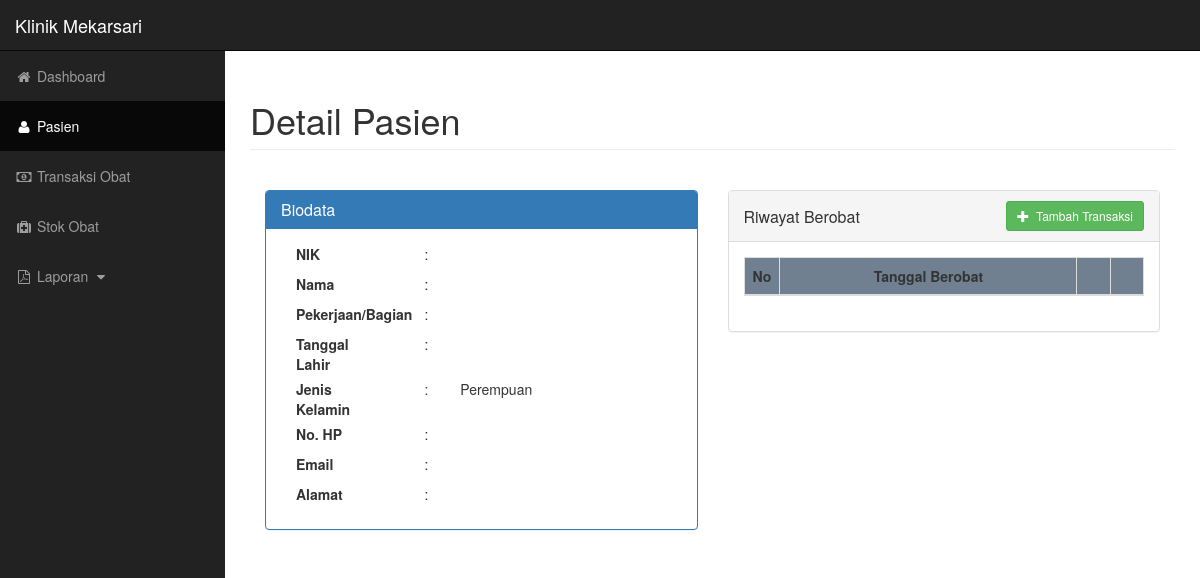
Page /detail.php on the earlier database version.
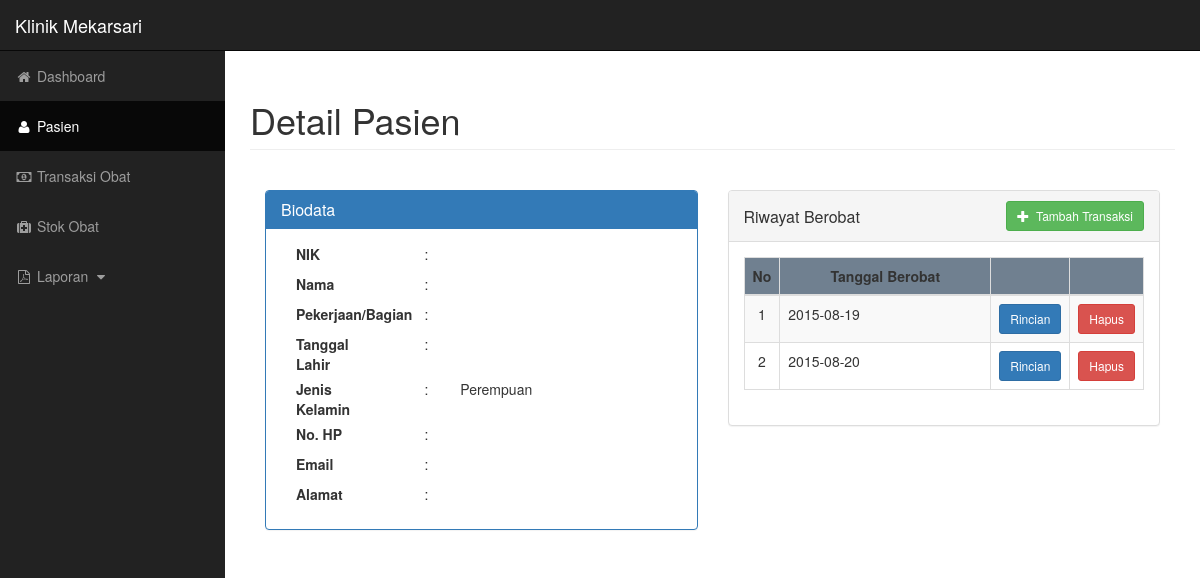
Same page on the later database version.
### tables this page shows
CREATE TABLE IF NOT EXISTS `tpa_pasien` (
  `tpa_id` int(11) NOT NULL,
  `tpa_tanggal_berobat` date NOT NULL,
  `tpa_me_id` int(11) NOT NULL,
  `tpa_mp_id` int(11) NOT NULL
);

### detail.php (the view, shortened to what the changed rows need)
<!DOCTYPE html>
<html lang="en">
<?php
	$mep_id = $_GET['id'];
	$query = mysql_query("select * from m_employee where me_mep_id = '$mep_id'");
	$row = mysql_fetch_array($query);
	$me_id = $row['me_id'];
	$qr = mysql_query("select * from tpa_pasien where tpa_me_id = '$me_id' order by tpa_tanggal_berobat");
?>
<head>
    <link href="css/bootstrap.min.css" rel="stylesheet">
    <link rel="stylesheet" href="css/plugins/select2.min.css">
    <link href="css/sb-admin.css" rel="stylesheet">
    <link href="css/plugins/morris.css" rel="stylesheet">
    <link href="font-awesome/css/font-awesome.min.css" rel="stylesheet" type="text/css">
	<link href="css/modal dialog.css" rel="stylesheet">
</head>
<body>
    <div id="wrapper">
        <div id="page-wrapper">
            <div class="container-fluid">
                <div class="row">
                    <div class="col-lg-12">
						<h1 class="page-header">
                            Detail Pasien
                        </h1>
						<div class="col-lg-6">
							<div class="panel panel-default">
								<div class="panel-heading">
									<div class="row">
										<div class="col-lg-6">
											<h1 class="panel-title" style="margin-top: 7px">Riwayat Berobat</h1>
										</div>
									</div>
								</div>
								<div class="panel-body">
									<div class="table-responsive">
										<table class="table table-bordered table-hover table-striped">
											<thead>
												<tr style="    background-color: slategray;">
													<th class="col-sm-1" style="text-align: center">No</th>
													<th style="text-align: center">Tanggal Berobat</th>
													<th class="col-sm-1"></th>
													<th class="col-sm-1"></th>
												</tr>
											</thead>
											<tbody>
												<?php
													$i = 0;
													while($rw = mysql_fetch_array($qr))
													{
														$tpa_id = $rw['tpa_id'];
														$i++;
													?>
												<tr>
													<td style="text-align: center"><?php echo $i?></td>
													<td>
														<?php echo $rw['tpa_tanggal_berobat']?>
													</td>
													<td>
														<center>
															<button type="button" class="btn btn-primary btn-sm" data-toggle="modal" data-target="#rincian<?php echo $tpa_id?>">
															  Rincian
															</button>
														</center>
													</td>
													<td>
														<center>
															<button type="button" class="btn btn-danger btn-sm" data-toggle="modal" data-target="#hapus_riwayat<?php echo $tpa_id?> ">
															  Hapus
															</button>
														</center>
													</td>
												</tr>
												<?php } ?>
											</tbody>
										</table>
									</div>
								</div>
							</div>
						</div>
                    </div>
                </div>
            </div>
        </div>
    </div>
</body>
</html>

Differences in the rows shown:
added tpa_pasien: tpa_tanggal_berobat "2015-08-19"
added tpa_pasien: tpa_tanggal_berobat "2015-08-20"
